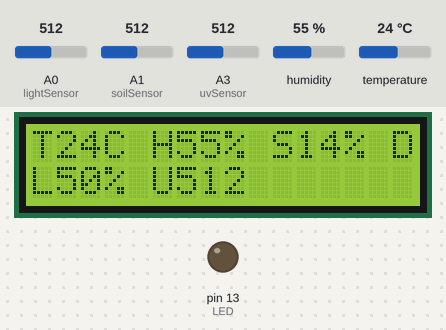
A sketch run on a simulated Arduino Uno, built with avr-gcc and run on an emulated ATmega328P. Parts: 16×2 character LCD, output pins drawn as LEDs (lit = HIGH). Inputs (shaded band) come from the test bench; at power-on: temperature 24 °C, A1 (soilSensor) = 512, A0 (lightSensor) = 512, A3 (uvSensor) = 512, humidity 55 %.

Above: at 1.2 s.
1.3 s: temperature set to 10.8 °C
At 2.9 s:
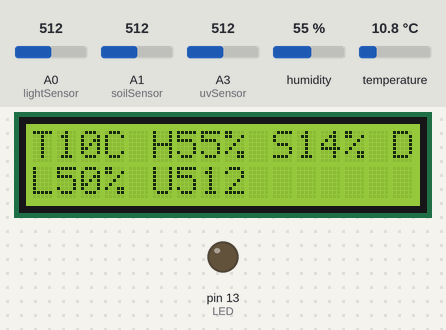
3.5 s: temperature set to 9.2 °C
At 5.0 s:
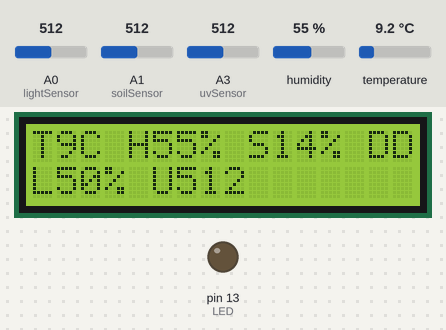
5.6 s: A1 (soilSensor) set to 438
At 7.0 s:
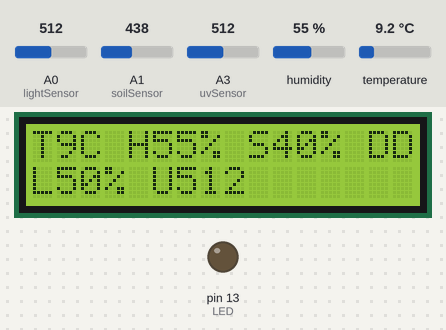
7.6 s: A1 (soilSensor) set to 421
At 9.0 s:
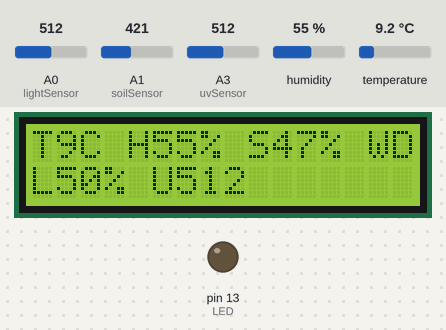
9.6 s: temperature set to 12 °C
At 11.1 s:
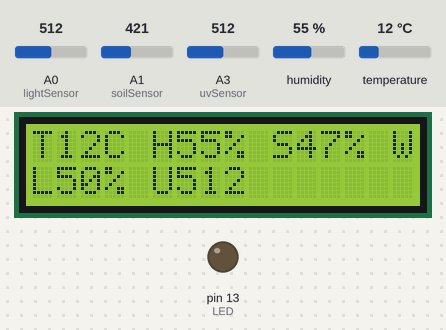
11.6 s: temperature set to 9 °C
At 13.1 s:
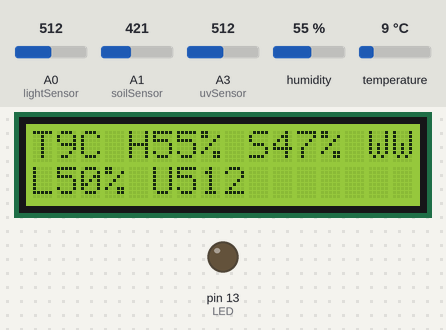
Timing chart, 0 to 14.6 s (numbered marks = the images above; inputs shaded):
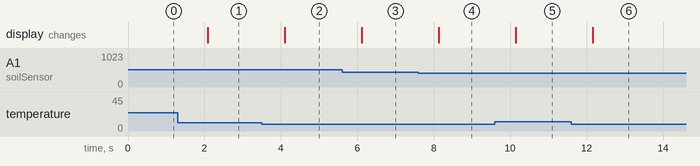

Measured:
- the behaviour switches between 10 and 9.9 °C on temperature (found by bisection; images 1 and 2)
- the behaviour switches between 431 and 430 on A1 (soilSensor) (found by bisection; images 3 and 4)
- after the input at 1.3 s, the display: changes after 0.79 s (image 1)
- after the input at 3.5 s, the display: changes after 0.60 s (image 2)
- after the input at 5.6 s, the display: changes after 0.52 s (image 3)
- after the input at 7.6 s, the display: changes after 0.53 s (image 4)
- after the input at 9.6 s, the display: changes after 0.54 s (image 5)
- after the input at 11.6 s, the display: changes after 0.56 s (image 6)

The sketch:

DHT11andLCD_analog_lightsensor.ino
```cpp
// DHT code from:
// Example testing sketch for various DHT humidity/temperature sensors
// Written by ladyada, public domain

#include "DHT.h"

#define DHTPIN 6     // what pin we're connected to
int LED = 13;                     //Led pin
int lightSensor = 0;
int uvSensor = 3;
int soilSensor = 1;

// Uncomment whatever type you're using!
// #define DHTTYPE DHT11   // DHT 11
 #define DHTTYPE DHT22   // DHT 22  (AM2302)
// #define DHTTYPE DHT21   // DHT 21 (AM2301)
DHT dht(DHTPIN, DHTTYPE);

// LCD RS=3, EN=4, DS4=5, DS5=6, DS6=7, DS7=8
#include <LiquidCrystal.h>
LiquidCrystal lcd(12, 11, 5, 4, 3, 2);


void setup() {
  Serial.begin(9600);

  pinMode(LED,OUTPUT);
  pinMode(lightSensor, INPUT);
  pinMode(soilSensor, INPUT);

  // set up the LCD's number of columns and rows:
  lcd.begin(16,2);
  dht.begin();
}

void loop() {

  int lightReading = analogRead(lightSensor);
  int soilReading = analogRead(soilSensor);
  int uvReading = analogRead(uvSensor);//connect UV sensors to Analog 3
  int soilPercentage = map(soilReading, 270, 550, 100, 0);

  int lightPercentage = map(lightReading, 0, 1023, 100, 0);

  // Reading temperature or humidity takes about 250 milliseconds!
  // Sensor readings may also be up to 2 seconds 'old' (its a very slow sensor)
  int humidReading = dht.readHumidity();
  int tempReading = dht.readTemperature();

  /*if(LightReading < 800){                 // If lower than 1000, turn off LED
    digitalWrite(LED,HIGH);
  }else{                                  // Otherwise turn on LED
    digitalWrite(LED,LOW);
  }*/


  if (isnan(tempReading) || isnan(humidReading)) {
    Serial.println("Failed to read from DHT");
  } else {

    // set the cursor to (0,0):
    lcd.setCursor(0, 0);

    lcd.print("T");
    lcd.print(tempReading);
    lcd.print("C");

    lcd.print(" H");
    lcd.print(humidReading);
    lcd.print("%");

    lcd.print(" S");
    if(soilPercentage < 10)  lcd.print('0');
    lcd.print(soilPercentage);
    lcd.print("%");

    if(soilReading > 430){
      lcd.print(" D");
    }else{
      lcd.print(" W");
    }

    // set the cursor to (16,1):
    lcd.setCursor(0,1);

    lcd.print("L");
    if(lightPercentage < 10)  lcd.print('0');
    lcd.print(lightPercentage);
    lcd.print("%");

    lcd.print(" U");
    lcd.print(uvReading);


  }


    delay(1000);
}
```
